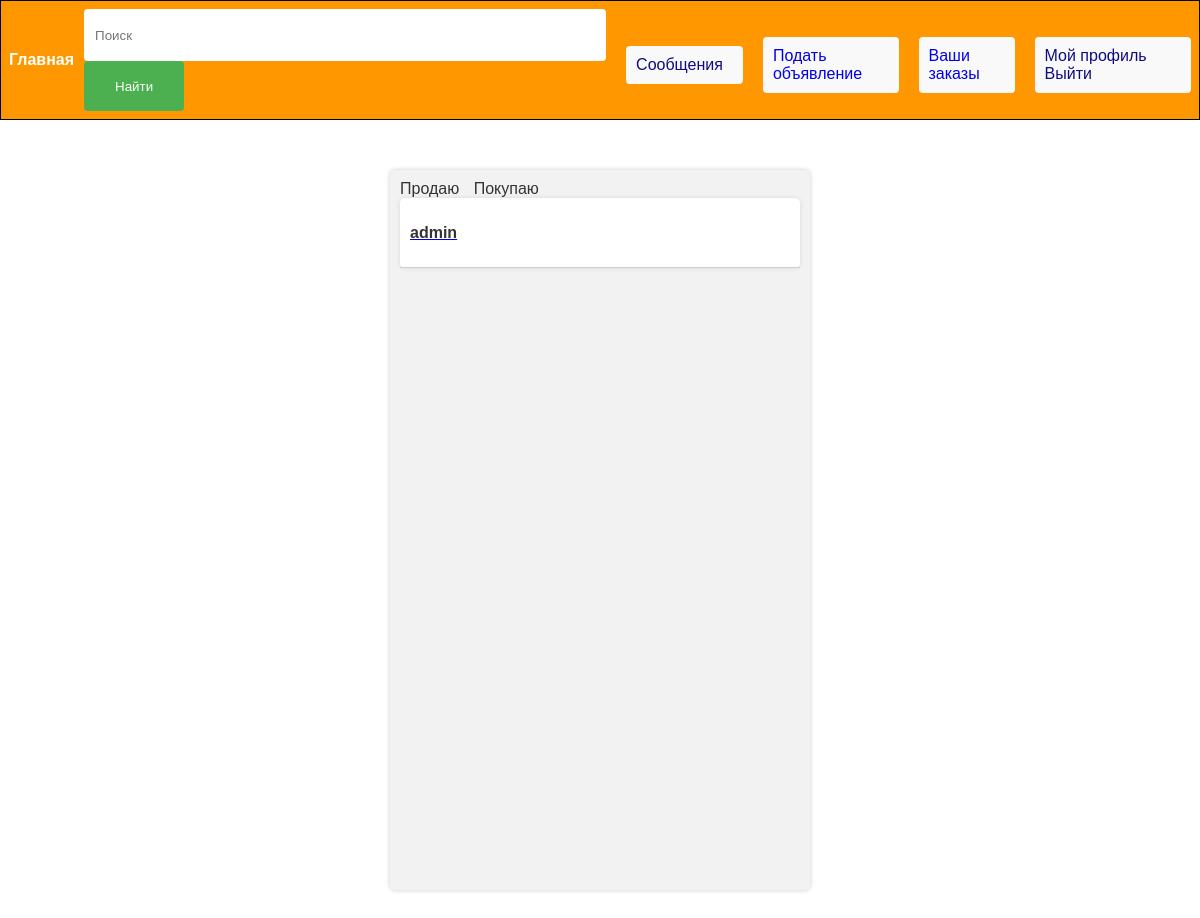
The page /user_buy/ (signed in) on the database as committed earlier.
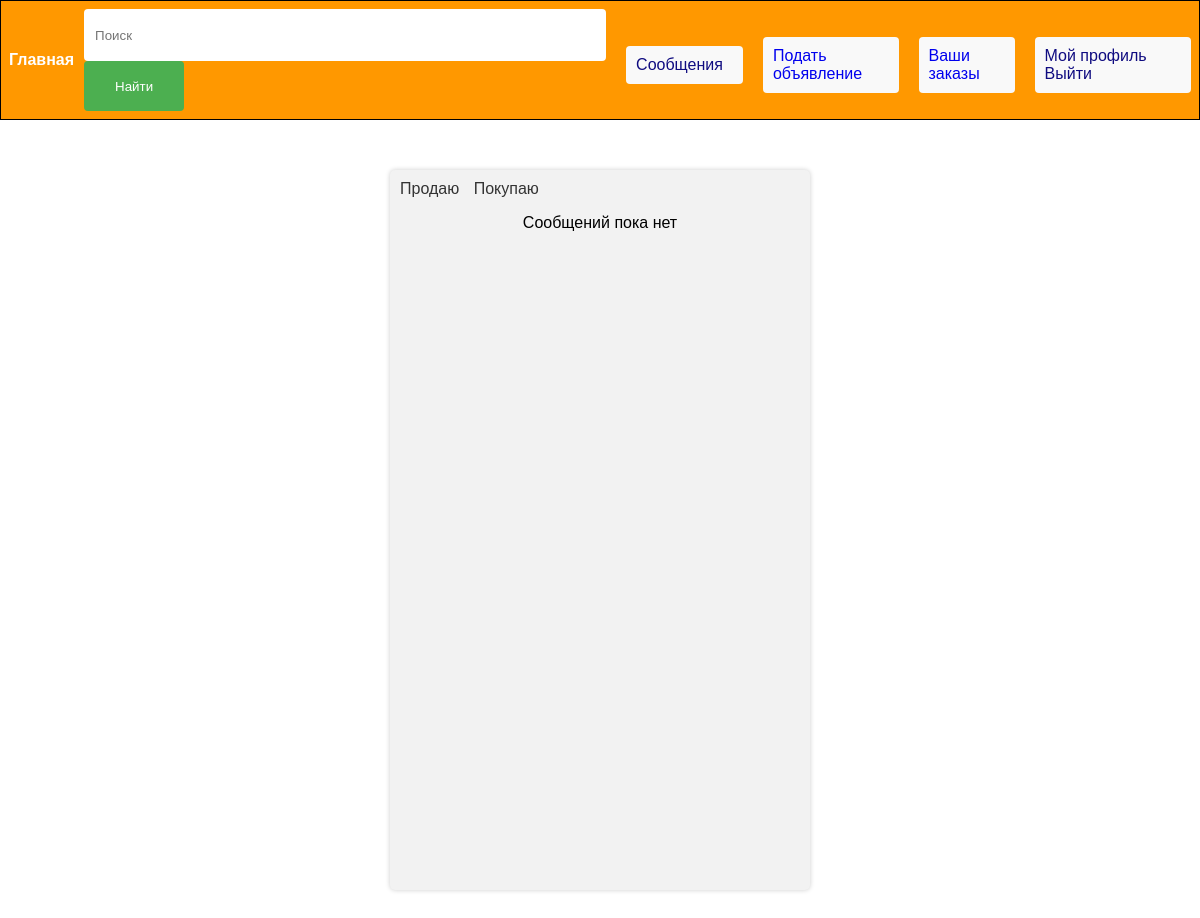
The same page on the database as committed later.
### bboard/models.py (models this page shows, shortened)
class Chat(models.Model):
    sender = models.ForeignKey(User, related_name='sent_chats', on_delete=models.CASCADE, null=True)
    receiver = models.ForeignKey(User, related_name='received_chats', on_delete=models.CASCADE, null=True)
    product = models.ForeignKey(Product, on_delete=models.CASCADE)
    created_at = models.DateTimeField(auto_now_add=True)
    last_message = models.ForeignKey('Message', null=True, blank=True, on_delete=models.SET_NULL,
                                     related_name='chat_messages')

### accounts/models.py (models this page shows)
class User(AbstractUser):
    phone_number = models.CharField(max_length=20)
    city = models.CharField(max_length=100, choices=CITY_CHOICES)

### bboard/views.py (the view)
# urls.py: path('user_buy/', views.user_buy, name="user_buy"),
def user_buy(request):
    chats = Chat.objects.filter(sender=request.user).select_related('receiver')
    return render(request, "buy.html", {"chats": chats})

### templates/buy.html (shortened to what this page needs)
{% extends 'base.html' %}
{% block content %}
<div class="chats-199">
    <div class="css-1382m1k">
        <a href="{%url 'user_sell' %}">Продаю</a>
        <a href="{% url 'user_buy' %}">Покупаю</a>
    </div>
    <div class="css-1b3tih6">
        {%if chats%}
        {% for chat in chats %}
        <a href="{%url 'chat' chat.id%}">
            <div class="chat-container-445">
                <p class="username-765">{{ chat.receiver.username }}</p>
            </div>
        </a>
        {% endfor %}
        {%else%}
            <p align="center">Сообщений пока нет</p>
        {%endif%}
    </div>
</div>
{% endblock %}

Rows that differ between the two databases and show on the page:
removed Chat: receiver.username "admin"
Other text that changed with them:
text now shown: "Сообщений пока нет"
